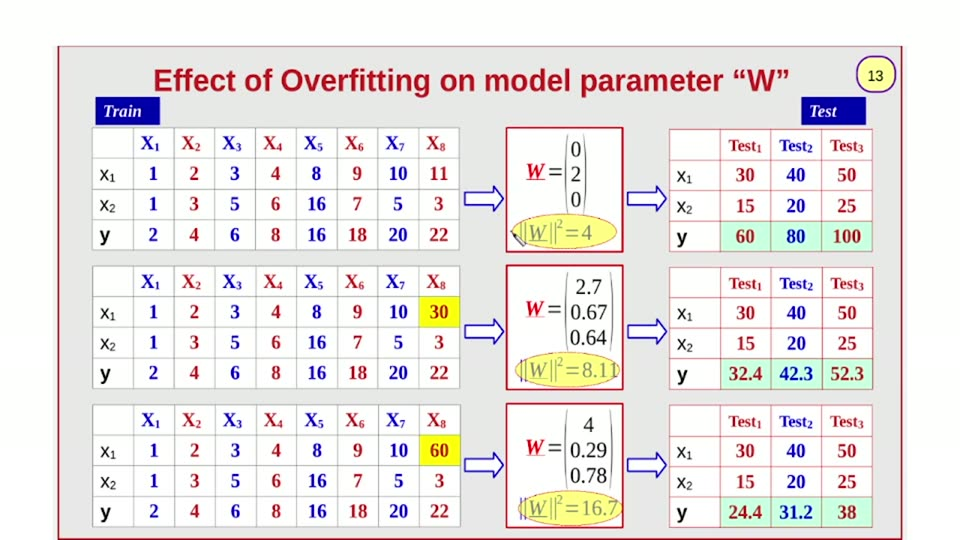
#> input picture videos/machine-learning/03_ridger_regression_gradient_descent/unique_slides/slide_013.jpg, 960 x 540 px, found by its file name
$ python measure_colors.py
#> lines starting #> are read from the running program, lines starting #| are printed output that depends on the picture; after the words box and inside, x2 and y2 are one past the last pixel; in counts of white or black regions, pixels touching at a corner belong together
import numpy as np
from PIL import Image

BASE = '/workspaces/codespaces-blank/ai_llm_slides/videos/machine-learning/03_ridger_regression_gradient_descent/'
im = np.asarray(Image.open(BASE + 'unique_slides/slide_013.jpg').convert('RGB')).astype(int)
H, W = im.shape[:2]
r, g, b = im[:, :, 0], im[:, :, 1], im[:, :, 2]
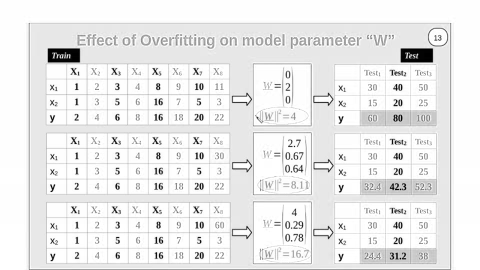
#> r: shape (540, 960) int64 (shown at 1/2 size); min 0, max 255, mean 235
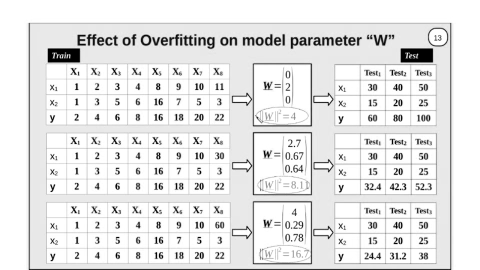
#> g: shape (540, 960) int64 (shown at 1/2 size); min 0, max 255, mean 230.6
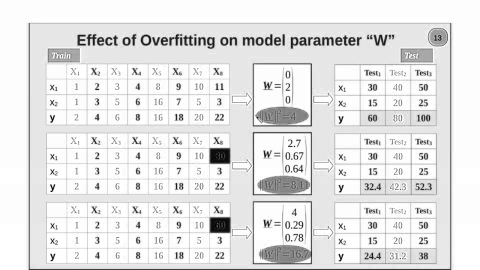
#> b: shape (540, 960) int64 (shown at 1/2 size); min 0, max 255, mean 229.2

BLUE = (b > r + 60) & (b > 100) & (g < r + 30)
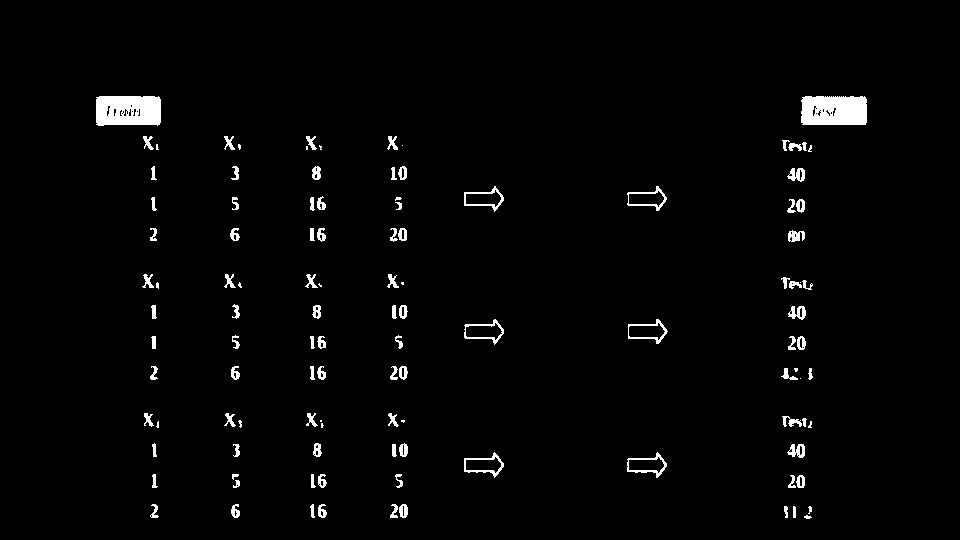
#> BLUE: shape (540, 960) bool; 2.1% white; 113 white regions (20 under 20 px), largest, box (x1, y1, x2, y2) and area: (801, 96, 867, 125) 1806, (96, 96, 161, 126) 1792, (464, 452, 504, 478) 245
RED = (r > g + 40) & (r > b + 40)
#> RED: shape (540, 960) bool; 5% white; 175 white regions (49 under 20 px), largest, box (x1, y1, x2, y2) and area: (57, 48, 903, 540) 4620, (505, 126, 625, 254) 1522, (505, 264, 625, 391) 1457
YELLOW = (r > 150) & (g > 130) & (b < 130) & (abs(r - g) < 70)
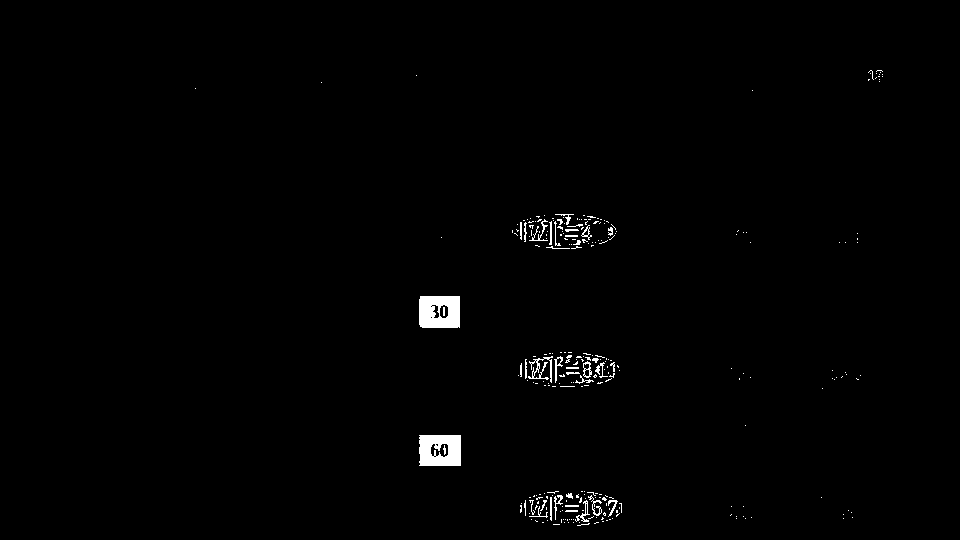
#> YELLOW: shape (540, 960) bool; 0.92% white; 273 white regions (233 under 20 px), largest, box (x1, y1, x2, y2) and area: (419, 296, 460, 328) 1167, (419, 435, 461, 466) 1140, (528, 356, 553, 383) 212


def label(mask):
    """Two-pass 4-connected labeling (numpy, no scipy)."""
    labels = np.zeros(mask.shape, dtype=np.int32)
    parent = [0]

    def find(a):
        while parent[a] != a:
            parent[a] = parent[parent[a]]
            a = parent[a]
        return a

    def union(a, c):
        ra, rc = find(a), find(c)
        if ra != rc:
            parent[max(ra, rc)] = min(ra, rc)

    nxt = 1
    for y in range(mask.shape[0]):
        row = mask[y]
        for x in np.where(row)[0]:
            up = labels[y - 1, x] if y > 0 else 0
            left = labels[y, x - 1] if x > 0 else 0
            if up and left:
                labels[y, x] = min(up, left)
                union(up, left)
            elif up:
                labels[y, x] = up
            elif left:
                labels[y, x] = left
            else:
                parent.append(nxt)
                labels[y, x] = nxt
                nxt += 1
    # flatten
    remap = {}
    for y in range(mask.shape[0]):
        for x in range(mask.shape[1]):
            v = labels[y, x]
            if v:
                rl = find(v)
                if rl not in remap:
                    remap[rl] = len(remap) + 1
                labels[y, x] = remap[rl]
    return labels, len(remap)


def report(mask, label_name, min_area=60, max_rows=200):
    lab, n = label(mask)
    print(f"--- {label_name}: {n} raw components ---")
    rows = []
    for i in range(1, n + 1):
        ys, xs = np.where(lab == i)
        if len(ys) < min_area:
            continue
        rows.append((int(xs.min()), int(ys.min()), int(xs.max()), int(ys.max()), int(len(ys))))
    rows.sort(key=lambda t: (t[1], t[0]))
    for x0, y0, x1, y1, a in rows[:max_rows]:
        print(f"  x{x0}..{x1} y{y0}..{y1}  w{x1-x0+1} h{y1-y0+1} area{a}")
    if len(rows) > max_rows:
        print(f"  ... {len(rows)-max_rows} more")
    print(f"  total kept: {len(rows)}")


for m, l in ((RED, 'RED'), (BLUE, 'BLUE'), (YELLOW, 'YELLOW')):
    report(m, l)
    print()
#> this loop made 3 passes
#> l on passes 2 to 3: 'BLUE', 'YELLOW'
#> (printed output is left out)
#> pass 1, in report, `lab, n = label(mask)`:
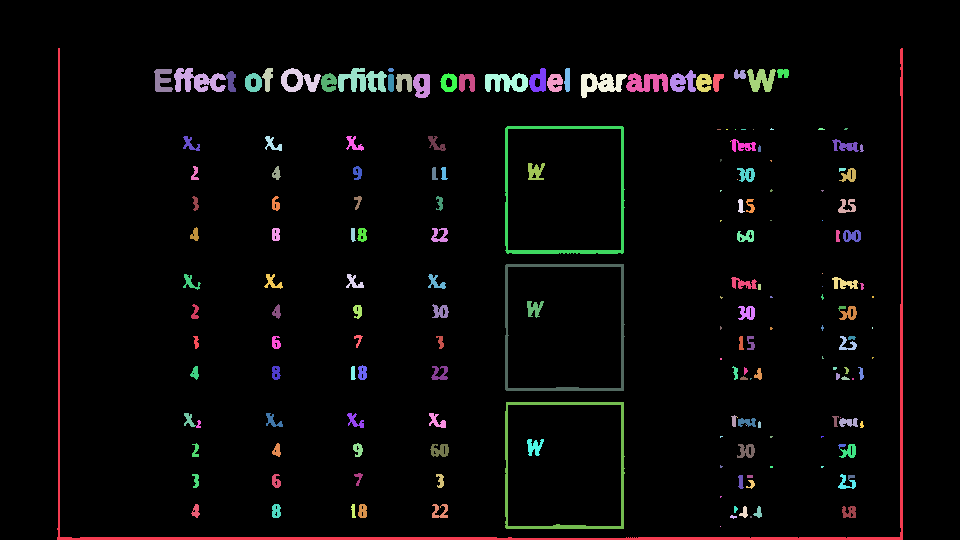
#> lab: shape (540, 960) int32; 187 distinct labels, from 0 to 186; one colour per label, 0 black
#> pass 2, in report (call 2), `lab, n = label(mask)`:
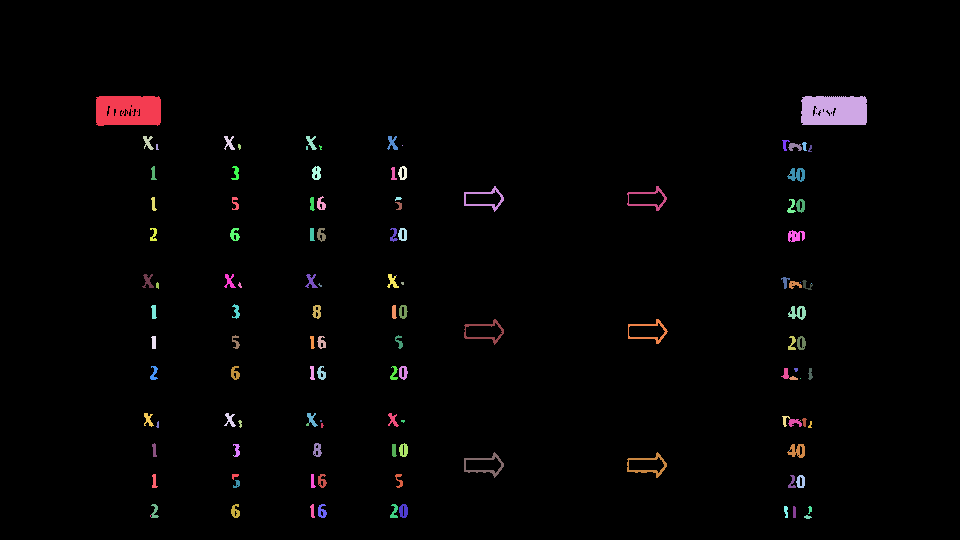
#> lab: shape (540, 960) int32; 126 distinct labels, from 0 to 125; one colour per label, 0 black

$ run again, with videos/machine-learning/03_ridger_regression_gradient_descent/unique_slides/slide_001.jpg copied over videos/machine-learning/03_ridger_regression_gradient_descent/unique_slides/slide_013.jpg
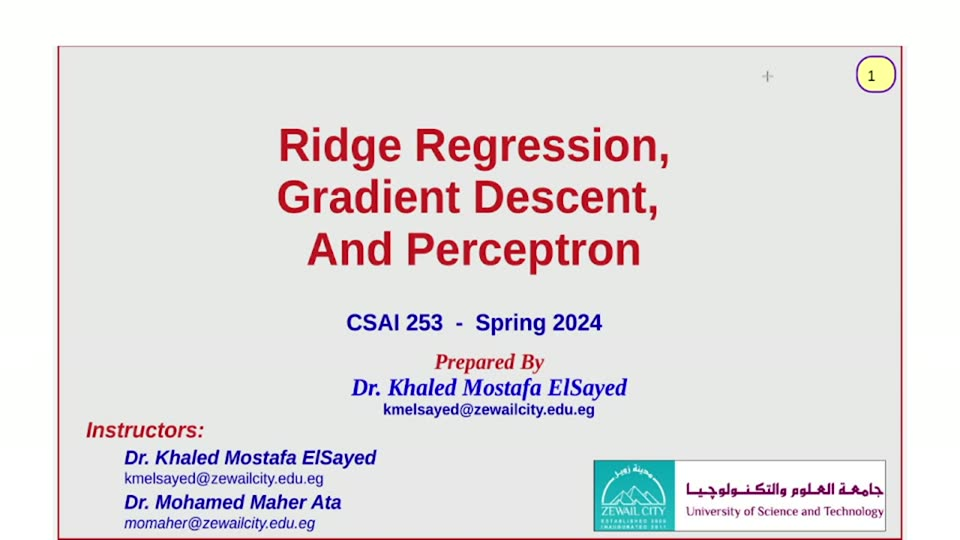
#> input picture videos/machine-learning/03_ridger_regression_gradient_descent/unique_slides/slide_001.jpg, 960 x 540 px, found by its file name
#> BLUE: shape (540, 960) bool; 1.8% white; 116 white regions (37 under 20 px), largest, box (x1, y1, x2, y2) and area: (156, 495, 245, 510) 655, (570, 378, 628, 400) 493, (252, 495, 299, 510) 363
#> RED: shape (540, 960) bool; 4.8% white; 55 white regions (3 under 20 px), largest, box (x1, y1, x2, y2) and area: (57, 48, 903, 540) 3906, (86, 422, 197, 439) 1102, (436, 353, 516, 375) 773
#> YELLOW: shape (540, 960) bool; 0% white in thin lines or dots, all inside (x1, y1, x2, y2) = (179, 70, 875, 428)
#> the loop `for m, l in ((RED, 'RED'), (BLUE, 'BLUE'), (YELLOW, 'YELLOW')):` made 3 passes
#> l on passes 2 to 3: 'BLUE', 'YELLOW'
#> (printed output is left out)
#> pass 1, in report, `lab, n = label(mask)`:
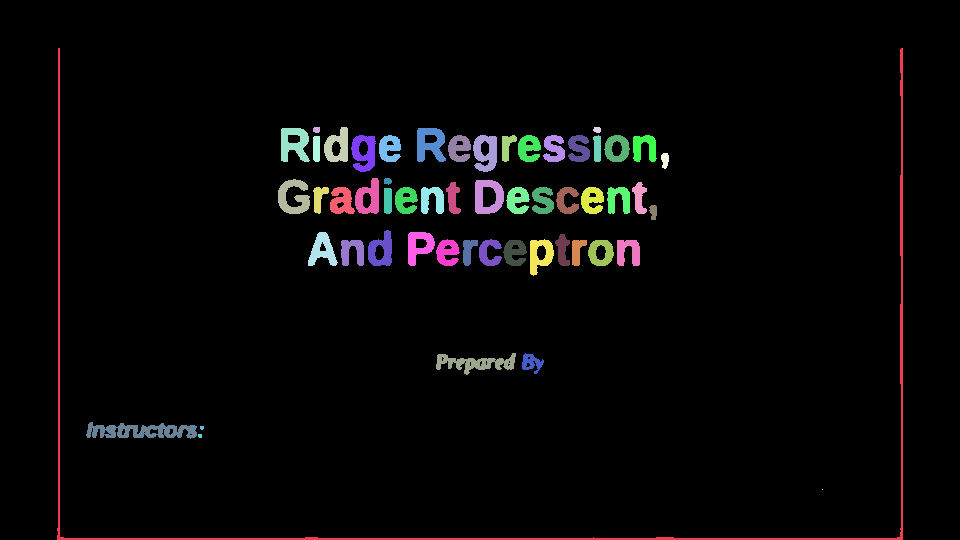
#> lab: shape (540, 960) int32; 56 distinct labels, from 0 to 55; one colour per label, 0 black
#> pass 2, in report (call 2), `lab, n = label(mask)`:
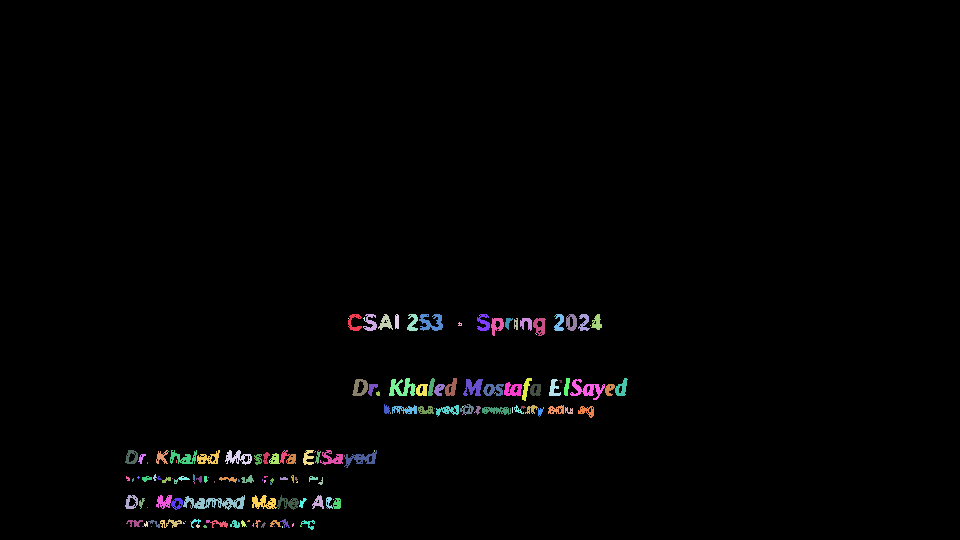
#> lab: shape (540, 960) int32; 197 distinct labels, from 0 to 196; one colour per label, 0 black

$ run again, with videos/machine-learning/03_ridger_regression_gradient_descent/unique_slides/slide_002.jpg copied over videos/machine-learning/03_ridger_regression_gradient_descent/unique_slides/slide_013.jpg
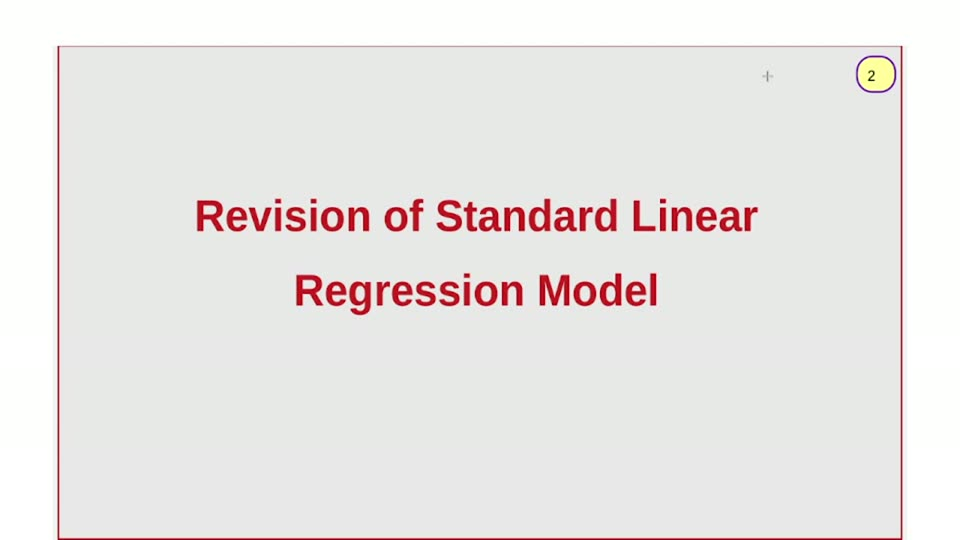
#> input picture videos/machine-learning/03_ridger_regression_gradient_descent/unique_slides/slide_002.jpg, 960 x 540 px, found by its file name
#> r: shape (540, 960) int64; 197 distinct labels, from 16 to 255
#> g: shape (540, 960) int64; 256 distinct labels, from 0 to 255
#> `r, g, b = im[:, :, 0], im[:, :, 1], im[:, :, 2]`:
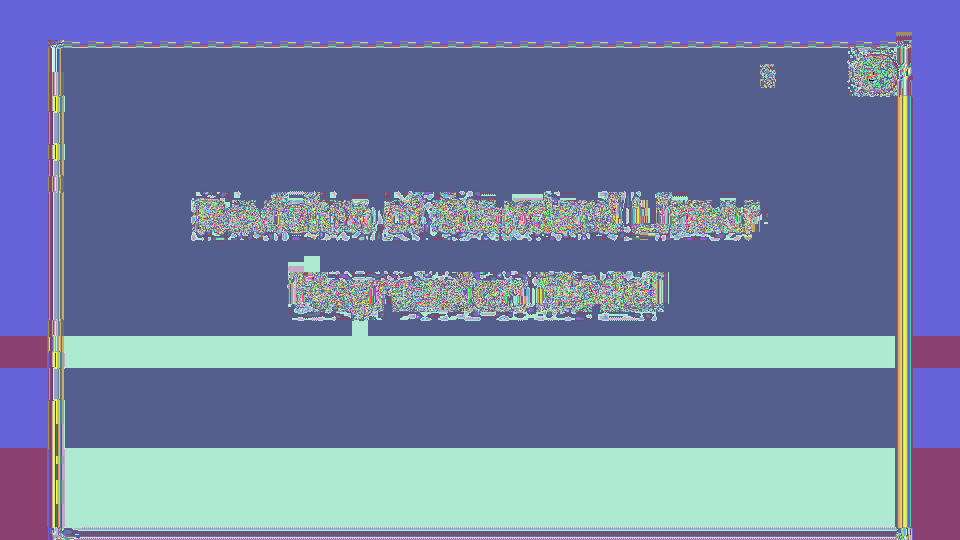
#> b: shape (540, 960) int64; 251 distinct labels, from 0 to 255; one colour per label, 0 black
#> BLUE: shape (540, 960) bool; every value is 0
#> RED: shape (540, 960) bool; 3.8% white; 43 white regions, largest, box (x1, y1, x2, y2) and area: (57, 47, 903, 540) 4527, (539, 274, 570, 307) 752, (464, 201, 502, 232) 703
#> YELLOW: shape (540, 960) bool; 0% white in thin lines or dots, all inside (x1, y1, x2, y2) = (439, 70, 875, 301)
#> the loop `for m, l in ((RED, 'RED'), (BLUE, 'BLUE'), (YELLOW, 'YELLOW')):` made 3 passes
#> l on passes 2 to 3: 'BLUE', 'YELLOW'
#> (printed output is left out)
#> pass 1, in report, `lab, n = label(mask)`:
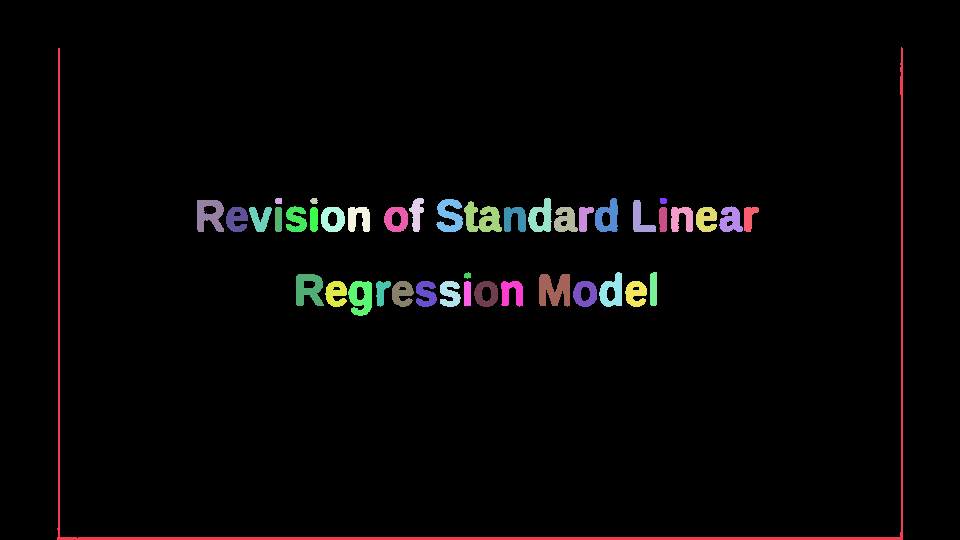
#> lab: shape (540, 960) int32; 44 distinct labels, from 0 to 43; one colour per label, 0 black
